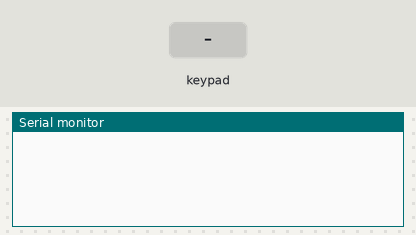
The sketch below on a simulated Arduino Uno, built with avr-gcc and run on an emulated ATmega328P. On the bench: the last lines printed to the serial monitor. The inputs (shaded band) are chosen by the test bench.

Above: at 1.2 s.
1.3 s: key 'A' pressed
At 2.5 s:
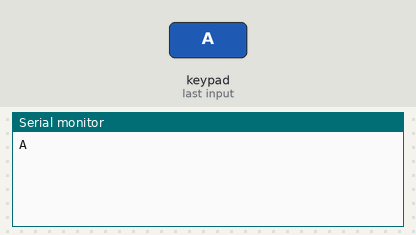
2.8 s: keypad keys 5 4 3 2 pressed 0.4 s apart
At 4.9 s:
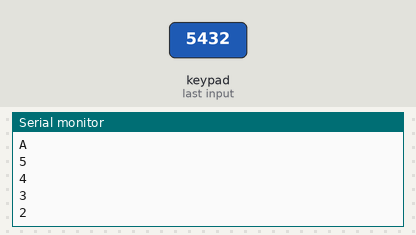
5.9 s: key 'B' pressed
At 7.1 s:
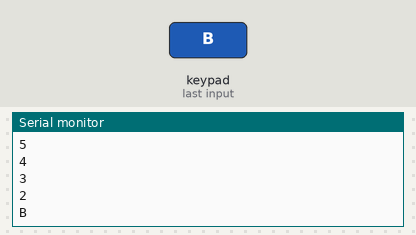
7.4 s: keypad keys 5 4 3 2 D pressed 0.4 s apart
At 9.7 s:
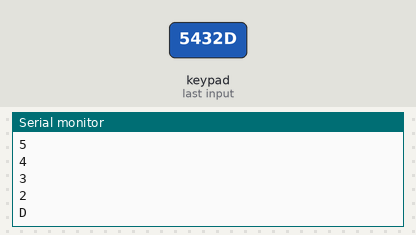
10.9 s: key 'C' pressed
At 11.4 s:
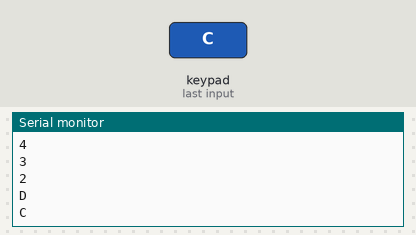
12.4 s: key 'E' pressed
At 13.5 s:
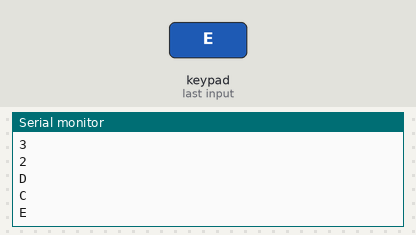
Timing chart, 0 to 14.9 s (numbered marks = the images above; inputs shaded):
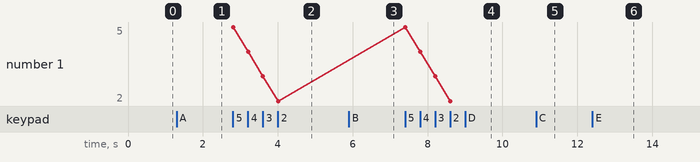

Measured:
- after the input at 1.3 s, the serial monitor: prints a new line at once (image 1)
- after the input at 2.8 s, the serial monitor: prints a new line at once (image 2)
- after the input at 5.9 s, the serial monitor: prints a new line at once (image 3)
- after the input at 7.4 s, the serial monitor: prints a new line at once (image 4)
- after the input at 10.9 s, the serial monitor: prints a new line at once (image 5)
- after the input at 12.4 s, the serial monitor: prints a new line at once (image 6)

The sketch:

Keypad_-_Day_11.ino
```cpp
#include <Key.h>
#include <Keypad.h>


const byte ROWS = 4;
const byte COLS = 4;

char buttons[ROWS][COLS] = {
  {'A', 'B', 'C', 'D'},  // 1st row
  {'1', '2', '3', 'E'},  // 2nd row
  {'4', '5', '6', 'F'},  // 3rd row
  {'7', '8', '9', '0'}   // 4th row
};

byte rowPins[ROWS] = {5, 4, 3, 2};
byte colPins[COLS] = {6, 7, 8, 9};

Keypad myAwesomePad = Keypad(makeKeymap(buttons), rowPins, colPins, ROWS, COLS);


void setup() {
  Serial.begin(9600); // Begin monitoring via the serial monitor
}

void loop() {
  char result = myAwesomePad.getKey();

  if (result){                    // if a button is pressed
    Serial.println(result);
  }

}
```
